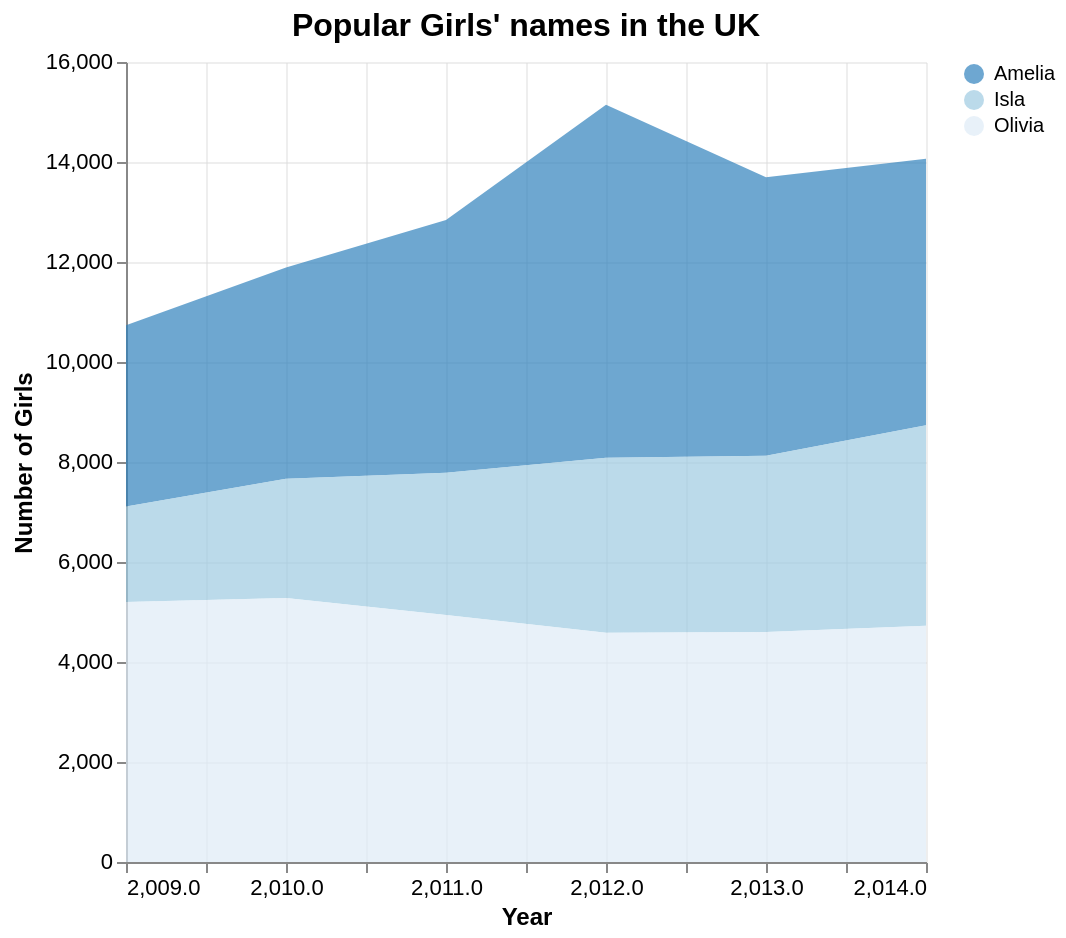

Here is the Vega-Lite specification saved for this chart:
### Vega-Lite specification from a JSON file in a GitHub repository (floating-point values rounded to 4 significant figures)
{"$schema": "https://vega.github.io/schema/vega-lite/v5.json", "title": {"text": "Popular Girls' names in the UK", "fontSize": 16, "fontWeight": "bold"}, "width": 400, "height": 400, "data": {"values": [{"Year": 2009, "Amelia": 3625, "Isla": 1908, "Olivia": 5201}, {"Year": 2010, "Amelia": 4227, "Isla": 2384, "Olivia": 5279}, {"Year": 2011, "Amelia": 5054, "Isla": 2849, "Olivia": 4938}, {"Year": 2012, "Amelia": 7061, "Isla": 3501, "Olivia": 4585}, {"Year": 2013, "Amelia": 5570, "Isla": 3526, "Olivia": 4598}, {"Year": 2014, "Amelia": 5327, "Isla": 4012, "Olivia": 4724}]}, "encoding": {"x": {"field": "Year", "type": "quantitative", "axis": {"title": "Year", "titleFontWeight": "bold", "grid": true}}, "y": {"field": "value", "type": "quantitative", "axis": {"title": "Number of Girls", "titleFontWeight": "bold", "grid": true}}, "color": {"field": "name", "type": "nominal", "scale": {"domain": ["Amelia", "Isla", "Olivia"], "range": ["#3182bd", "#9ecae1", "#deebf7"]}, "legend": {"title": null, "orient": "right"}}}, "layer": [{"mark": {"type": "area", "opacity": 0.7}, "transform": [{"fold": ["Amelia", "Isla", "Olivia"], "as": ["name", "value"]}]}], "config": {"axis": {"gridColor": "#ddd", "gridOpacity": 0.5, "labelFontSize": 11, "titleFontSize": 12}, "view": {"stroke": null}}}
